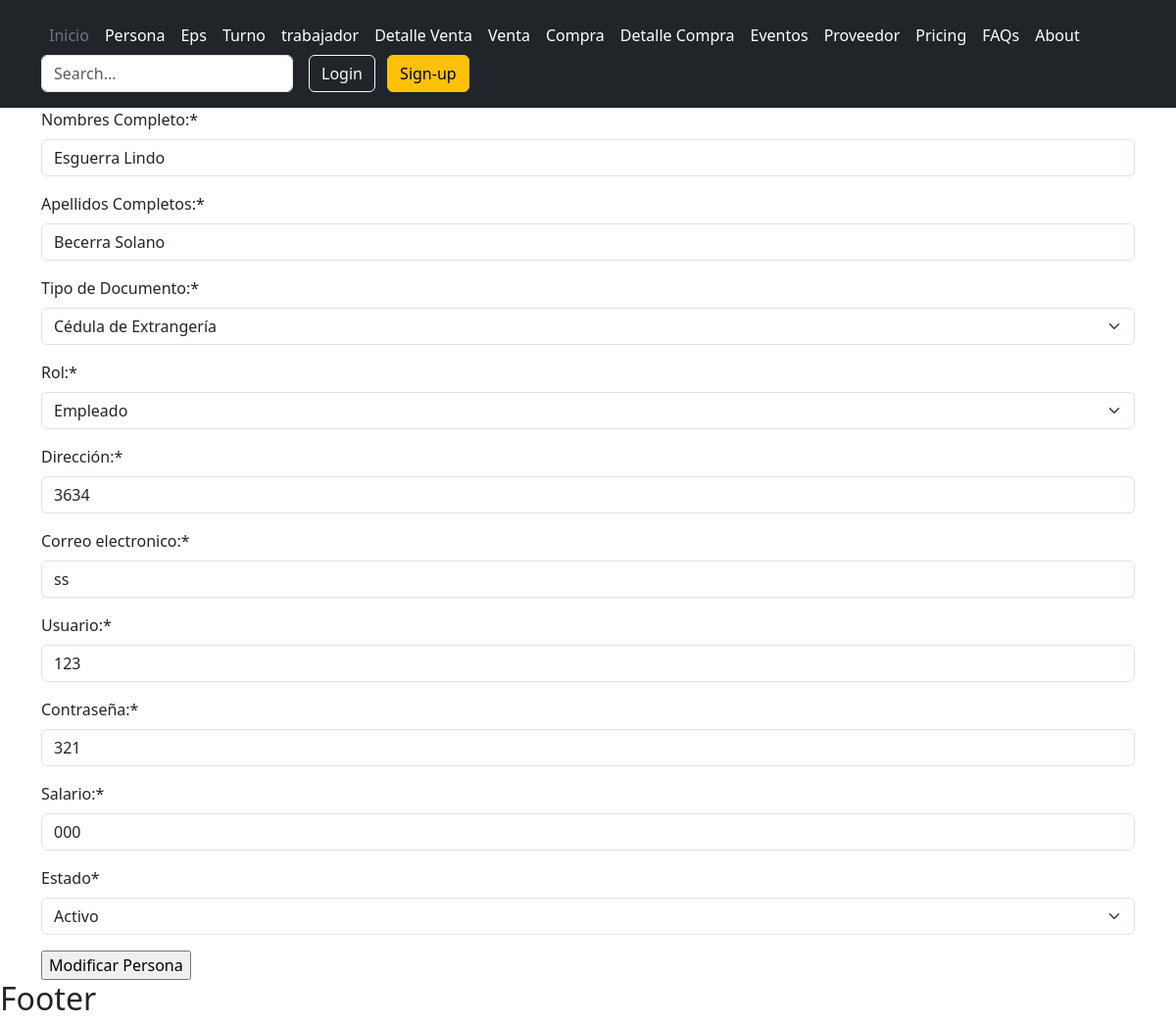
The app's page /usuarios/persona/modificar/3/, older data.
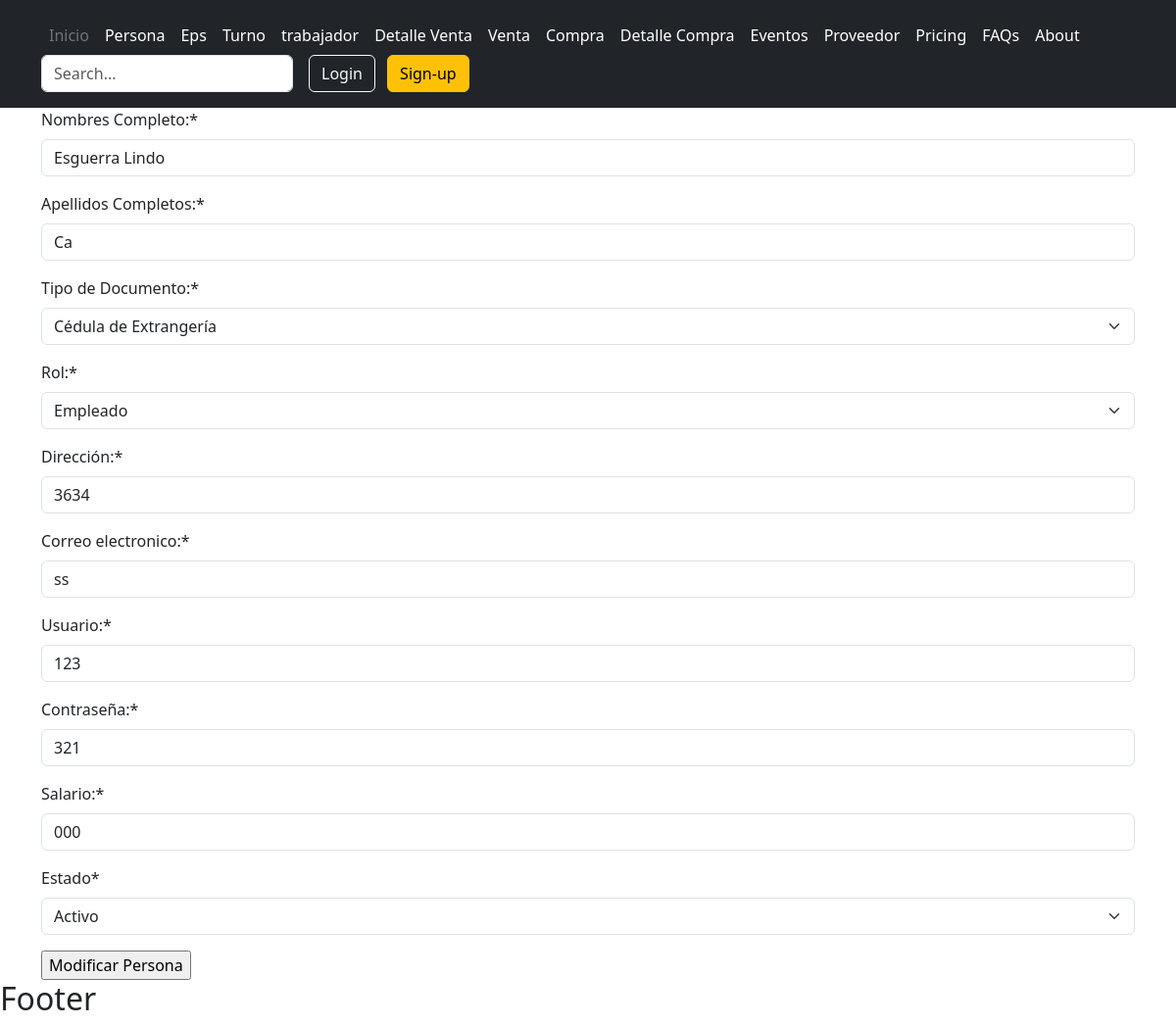
The same page, newer data.
### usuario/models.py (models this page shows, shortened)
class Persona(models.Model):
    nombre= models.CharField(max_length=45,verbose_name="Nombres Completo:")
    apellido= models.CharField(max_length=45,verbose_name="Apellidos Completos:")
    class TipoDocumento(models.TextChoices):
        CEDULA='CC',_("Cédula")
        CEDULA_EXTRANJERIA='CE',_("Cédula de Extrangería")
    tipo_documento=models.CharField(max_length=2,choices=TipoDocumento.choices,verbose_name="Tipo de Documento:")
    documento=models.PositiveIntegerField(verbose_name="Documento:")
    class Rol(models.TextChoices):
        INSTRUCTOR='E',_("Empleado")
        APRENDIZ='A',_("Administrador")
    rol=models.CharField(max_length=1,choices=Rol.choices,verbose_name="Rol:")
    direccion=models.CharField(max_length=45,verbose_name="Dirección:")
    correo=models.CharField(max_length=45,verbose_name="Correo electronico:")
    usuario=models.CharField(max_length=45,verbose_name="Usuario:")
    contrasena=models.CharField(max_length=45,verbose_name="Contraseña:")
    salario=models.CharField(max_length=45,verbose_name="Salario:")
    class Estado(models.TextChoices):
        ACTIVO='1',_("Activo")
        INACTIVO='0',_("Inactivo")
    estado=models.CharField(max_length=1,choices=Estado.choices,default=Estado.ACTIVO,verbose_name="Estado")
    class Meta:
        verbose_name_plural = "Personas"

### usuario/views.py (the view)
# urls.py: path('persona/modificar/<int:pk>/', persona_modificar, name="persona-modificar" ),
def persona_modificar(request,pk):
    titulo="Persona"
    persona= Persona.objects.get(id=pk)
    if request.method== 'POST':
        form= PersonaUpdateForm(request.POST, instance=persona)
        if form.is_valid():
            form.save()
            messages.success(request, 'El formulario se ha enviado correctamente.')
            return redirect('persona')
    else:
        form= PersonaUpdateForm(instance=persona)
    context={
        "titulo":titulo,
        "form":form
        }
    return render(request,"usuarios/persona/modificar.html", context)

### usuario/forms.py
class PersonaUpdateForm(ModelForm):
    class Meta:
        model = Persona
        fields = "__all__"
        exclude=["documento","rh","fecha_nacimiento"]

### base/templates/usuarios/persona/modificar.html
{% extends 'partials/body.html' %}
{% load crispy_forms_tags %}
{% block contenido %}
<form action="" method="POST">
  {% csrf_token %} {{form|crispy}}
  <input type="submit" value="Modificar {{titulo}}" />
</form>
{% endblock contenido %}

Row changes from the older to the newer data that the page shows:
changed Persona "Esguerra Lindo": apellido "Becerra Solano" → "Ca"
